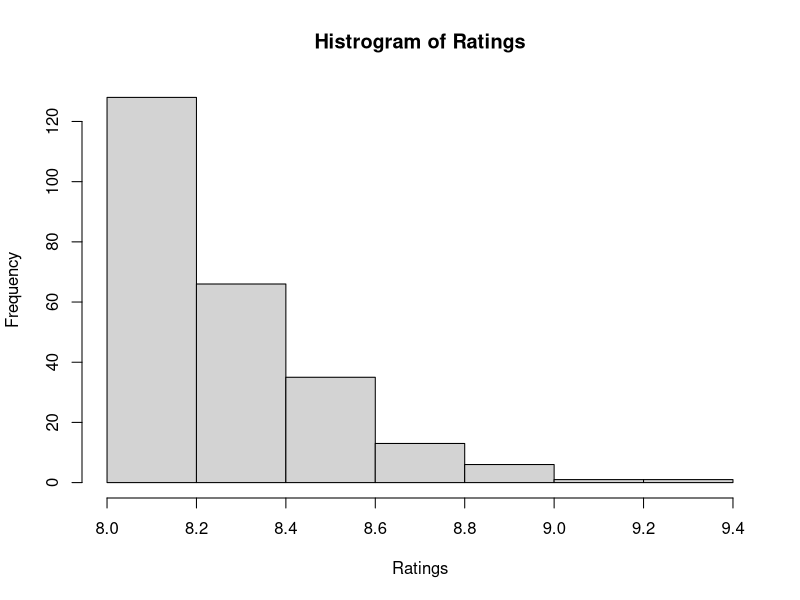
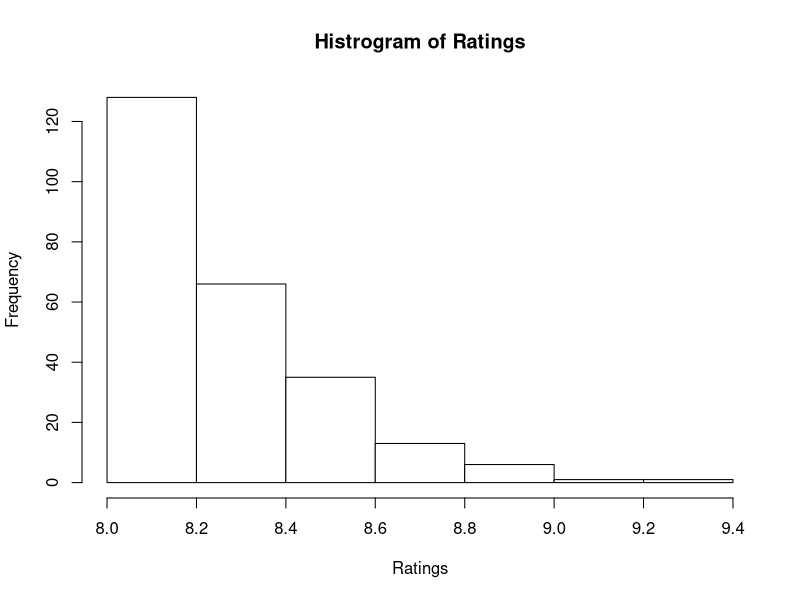
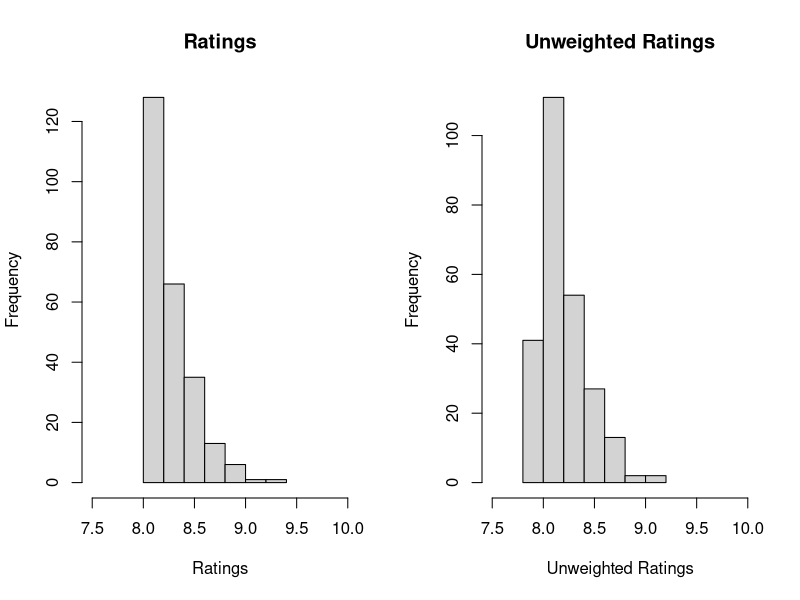
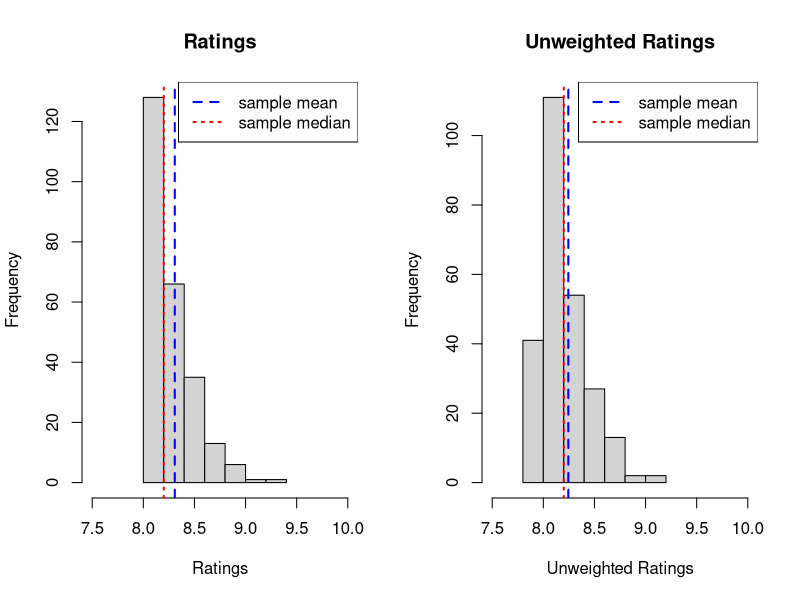
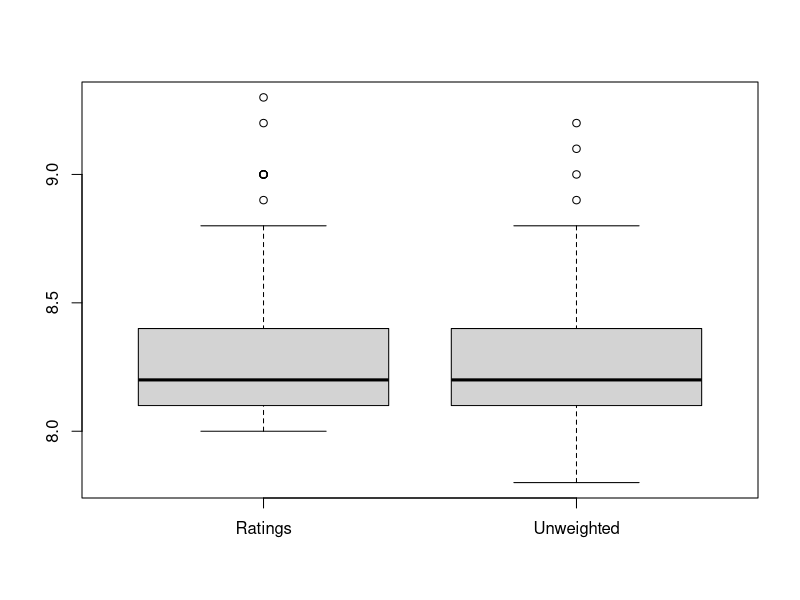
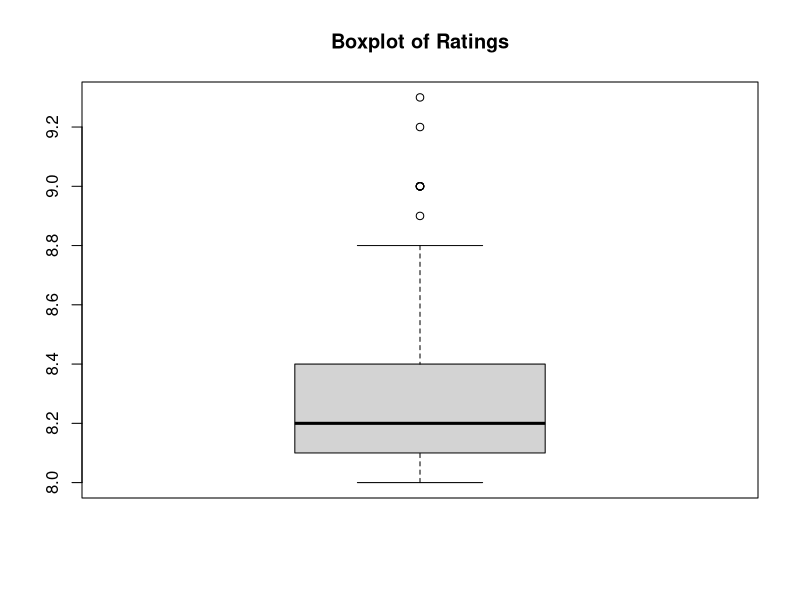
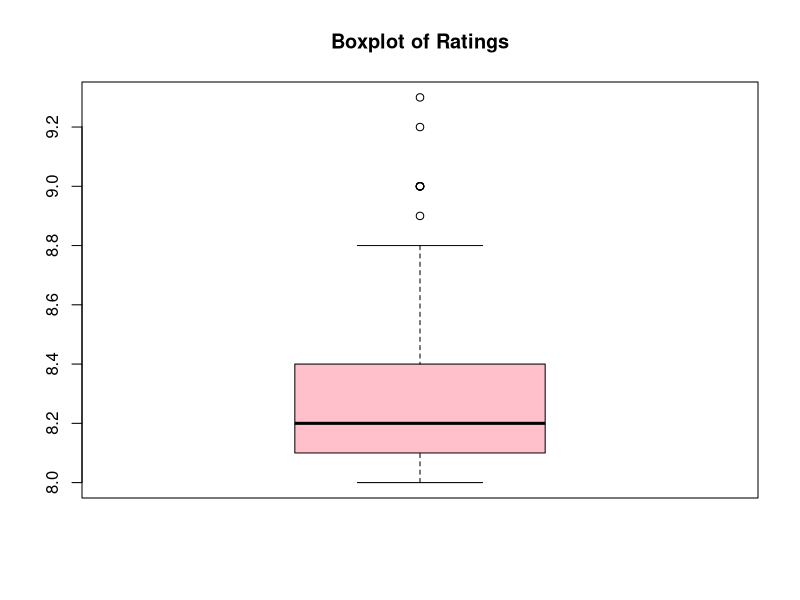
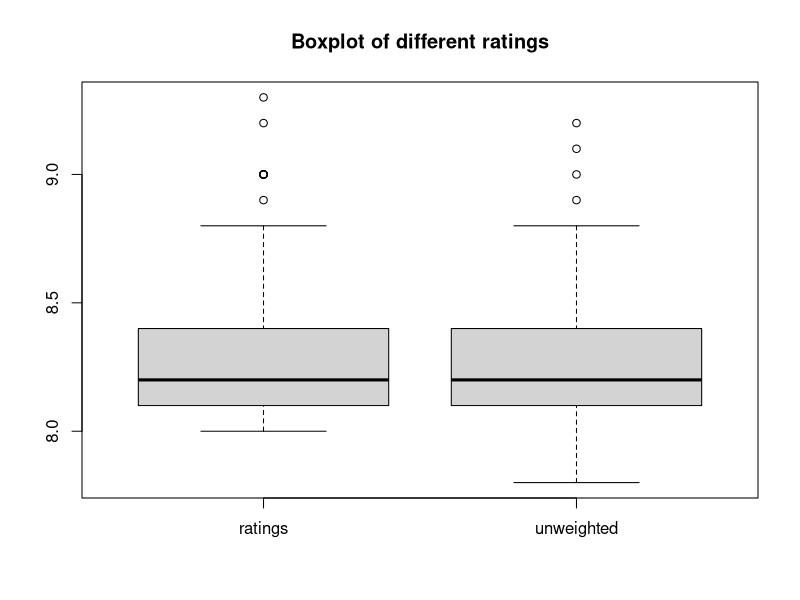

The R source for these figures, in order:
####################################
## Partial Solutions for Worksheet 10
####################################

## Problem 1

# set your working directory correctly
movies <- read.csv("movie_unweighted.csv")
head(movies)  # data is called dat

## Problem 2a
hist(movies$ratings, main = "Histrogram of Ratings",
     xlab = "Ratings")

## 2b
hist(movies$ratings, main = "Histrogram of Ratings",
     xlab = "Ratings", col = "white")


## 2c
par(mfrow = c(1,2))
hist(movies$ratings, main = "Ratings",
     xlab = "Ratings", xlim = c(7.5, 10))
hist(movies$unweighted, main = "Unweighted Ratings",
     xlab = "Unweighted Ratings", xlim = c(7.5, 10))

# Both are positively skewed


## 2c (vi)
par(mfrow = c(1,2))
hist(movies$ratings, main = "Ratings",
     xlab = "Ratings", xlim = c(7.5, 10))
abline(v = mean(movies$ratings), col = "blue", lty = 2,
       lwd = 2)
abline(v = median(movies$ratings), col = "red", lty = 3,
       lwd = 2)
legend("topright", legend = c("sample mean", "sample median"),
       col = c("blue", "red"), lty = c(2,3), lwd = 2)


hist(movies$unweighted, main = "Unweighted Ratings",
     xlab = "Unweighted Ratings", xlim = c(7.5, 10))
abline(v = mean(movies$unweighted), col = "blue", lty = 2,
       lwd = 2)
abline(v = median(movies$unweighted), col = "red", lty = 3,
       lwd = 2)
legend("topright", legend = c("sample mean", "sample median"),
       col = c("blue", "red"), lty = c(2,3), lwd = 2)

## modal class for Ratings is 8-8.2
## modal class for Unweighted is also 8-8.2


# Question 2e
var(movies$ratings)
var(movies$unweighted)



par(mfrow = c(1,1))
boxplot(movies$ratings, movies$unweighted,
        names = c("Ratings", "Unweighted"))

quantile(movies$ratings, c(.25, .75))




# Question 3

# 3a
boxplot(movies$rating, main = "Boxplot of Ratings")

# 3b
boxplot(movies$rating, main = "Boxplot of Ratings", col = "pink")

# 3c
range(movies$rating)
range(movies$unweighted)

# 3d
diff(quantile(movies$rating, c(.25, .75)))
diff(quantile(movies$unweighted, c(.25, .75)))


# Question 4
boxplot(movies[, 2:3], main = "Boxplot of different ratings")

# Question 5
par(mfrow = c(1,1))
hist(movies$ratings, col = adjustcolor("blue", alpha.f = .2), 
  xlim = range(c(movies$ratings, movies$unweighted)),
  main = "Histogram of Ratings")
hist(movies$unweighted, add = TRUE,
     col =  adjustcolor("red", alpha.f = .2))
legend("topright", fill = c(adjustcolor("blue", alpha.f = .2),
  adjustcolor("red", alpha.f = .2)), legend = c("Original Rating", "Unweighted"))



# Question 6

# Right skewed
